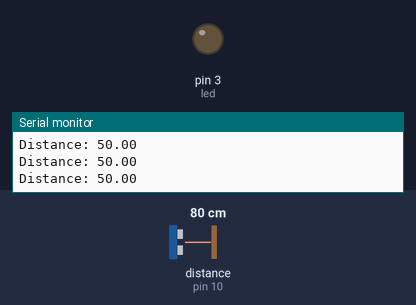
The sketch below on a simulated Arduino Uno, built with avr-gcc and run on an emulated ATmega328P. On the bench: output pins drawn as LEDs (lit = HIGH), the last lines printed to the serial monitor. Wiring (inferred from the names in the program): ultrasonic range finder: trigger pin 9; echo pin 10. The inputs (shaded band) are chosen by the test bench; at power-on: distance to the obstacle (sensor on pin 10) 80 cm. The echo pulse lasts 58.3 µs per cm; pins used as bus, display or sensor lines are not drawn.

Above: at 1.2 s.
1.3 s: distance to the obstacle (sensor on pin 10) set to 2 cm
At 2.2 s:
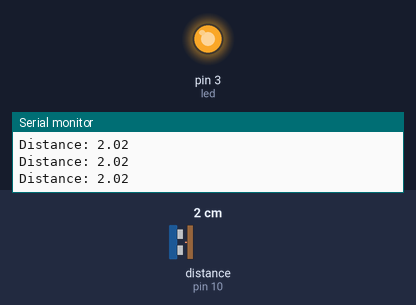
3.0 s: distance to the obstacle (sensor on pin 10) set to 18 cm
At 4.3 s:
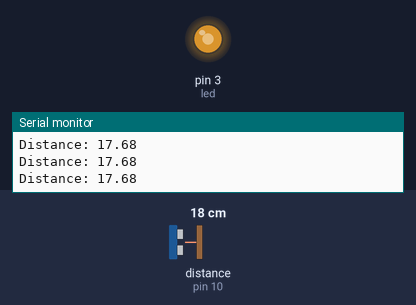
4.7 s: distance to the obstacle (sensor on pin 10) set to 35 cm
At 5.4 s:
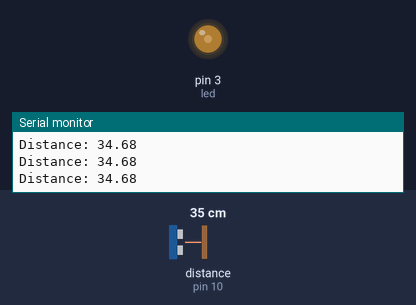
Timing chart, 0 to 7.7 s (numbered marks = the images above; inputs shaded):
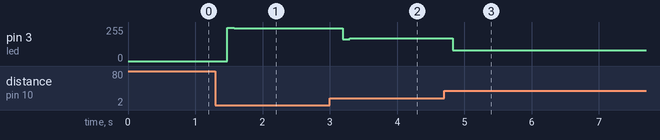

Measured:
- after the input at 1.3 s, pin 3 (led): 0/255 → 250/255 after 0.18 s, → 245/255 0.10 s later
- after the input at 3.0 s, pin 3 (led): 245/255 → 164/255 after 0.20 s, → 169/255 0.10 s later
- after the input at 4.7 s, pin 3 (led): 169/255 → 82/255 after 0.13 s

The sketch:

Ultrasonic_Sensor_and_LED.ino
```cpp
const int trig = 9; //send the wave
const int echo = 10; //recieve the wave
const int led = 3; //Light the LED
double SoundSpeed = .0343; //speed of sound in centimeters per microsecond

long duration; //the time it takes for the signal to return;
double distance; //I'm using AI for help since I'm a beginner and this is how I learned java. It said to use an int but I feel a long works better


void setup() {
  pinMode(trig, OUTPUT); //from the arduino's perspective, it is outputting a signal into the trigger
  pinMode(echo, INPUT); //and recieving a signal from the echo
  pinMode(led, OUTPUT);

  Serial.begin(9600); //Serial is basically talking to the arduino and 9600 is the "baud rate" which is how quickly the computer sends and recieves signals from the arduino
}

void loop() {
  digitalWrite(trig, LOW); //No signal sent
  delayMicroseconds(2);
  digitalWrite(trig, HIGH); //Send signals (sends 8)
  delayMicroseconds(10);
  digitalWrite(trig, LOW); //Stop sending

  duration = pulseIn(echo, HIGH); //internally the ultrasonic sensor will turn echo high when trig sends a wave and turns it low when echo recieves a wave
  distance = SoundSpeed * duration / 2; //some math to turn time into distance

  if (distance > 50) {
    distance = 50;
  } //for the map I need a max value and I just want the logic to be 100% sound
  Serial.print("Distance: ");
  Serial.print(distance);
  Serial.print("\n"); //new line character
  delay(100);//so it doesn't run to fast and think the distance is 0

  int brightness = map(distance, 0, 50, 255, 0); //variable, lowest value, highest value, new lowest value, new highest value. Should flip so the highest value is the new lowest value vice versa

  analogWrite(led, brightness);

}
```
